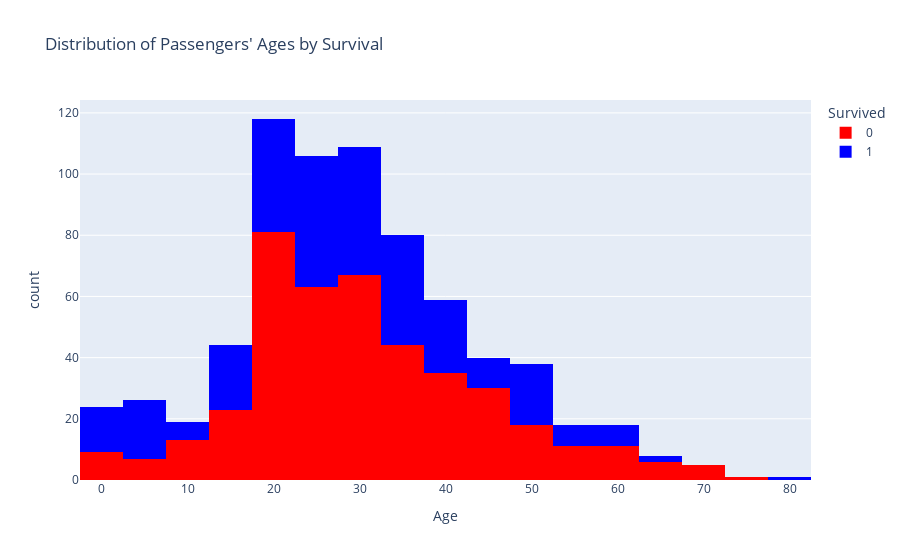

The code cell stored with this chart in its notebook:
### Code cell
histogram = px.histogram(df, x="Age", color="Survived", title="Distribution of Passengers' Ages by Survival",
                         labels={"Age": "Age", "count": "Count"}, nbins=30, color_discrete_map={0: "red", 1: "blue"})
histogram.show()

### Figure 1 — Plotly figure (JSON) as saved in the notebook; plotly's stock layout.template omitted (floating-point values rounded to 4 significant figures; data arrays with more than 128 entries replaced by an {"elided": "..."} marker saying what was removed)
{"data": [{"alignmentgroup": "True", "bingroup": "x", "hovertemplate": "Survived=0<br>Age=%{x}<br>count=%{y}<extra></extra>", "legendgroup": "0", "marker": {"color": "red", "pattern": {"shape": ""}}, "name": "0", "nbinsx": 30, "offsetgroup": "0", "orientation": "v", "showlegend": true, "type": "histogram", "x": {"elided": "549 float values"}, "xaxis": "x", "yaxis": "y"}, {"alignmentgroup": "True", "bingroup": "x", "hovertemplate": "Survived=1<br>Age=%{x}<br>count=%{y}<extra></extra>", "legendgroup": "1", "marker": {"color": "blue", "pattern": {"shape": ""}}, "name": "1", "nbinsx": 30, "offsetgroup": "1", "orientation": "v", "showlegend": true, "type": "histogram", "x": {"elided": "342 float values"}, "xaxis": "x", "yaxis": "y"}], "layout": {"barmode": "relative", "legend": {"title": {"text": "Survived"}, "tracegroupgap": 0}, "title": {"text": "Distribution of Passengers' Ages by Survival"}, "xaxis": {"anchor": "y", "domain": [0, 1], "title": {"text": "Age"}}, "yaxis": {"anchor": "x", "domain": [0, 1], "title": {"text": "count"}}}}
